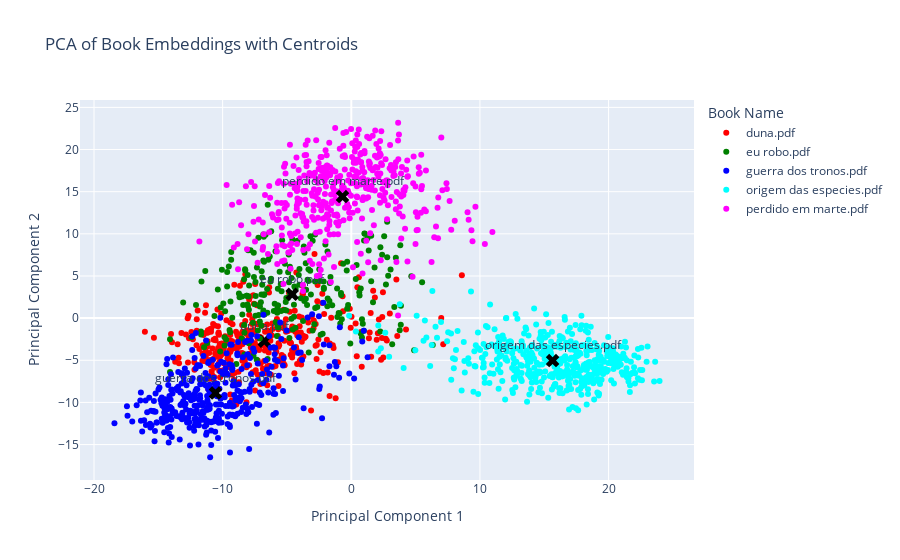

The cell this chart's notebook holds for it:
### Code cell
df,fig,centroids,scaler = embbed_and_plot(df  = pd.read_csv('book_chunks_dataset500.csv'))

### Figure 1 — Plotly figure (JSON) as saved in the notebook; plotly's stock layout.template omitted (floating-point values rounded to 4 significant figures; data arrays with more than 128 entries replaced by an {"elided": "..."} marker saying what was removed)
{"data": [{"marker": {"color": "red"}, "mode": "markers", "name": "duna.pdf", "text": {"elided": "355 str values"}, "type": "scatter", "x": {"elided": "355 float values"}, "y": {"elided": "355 float values"}}, {"marker": {"color": "black", "size": 12, "symbol": "x"}, "mode": "markers+text", "showlegend": false, "text": ["duna.pdf"], "textposition": "top center", "type": "scatter", "x": [-6.766], "y": [-2.735]}, {"marker": {"color": "green"}, "mode": "markers", "name": "eu robo.pdf", "text": {"elided": "232 str values"}, "type": "scatter", "x": {"elided": "232 float values"}, "y": {"elided": "232 float values"}}, {"marker": {"color": "black", "size": 12, "symbol": "x"}, "mode": "markers+text", "showlegend": false, "text": ["eu robo.pdf"], "textposition": "top center", "type": "scatter", "x": [-4.596], "y": [2.821]}, {"marker": {"color": "blue"}, "mode": "markers", "name": "guerra dos tronos.pdf", "text": {"elided": "372 str values"}, "type": "scatter", "x": {"elided": "372 float values"}, "y": {"elided": "372 float values"}}, {"marker": {"color": "black", "size": 12, "symbol": "x"}, "mode": "markers+text", "showlegend": false, "text": ["guerra dos tronos.pdf"], "textposition": "top center", "type": "scatter", "x": [-10.56], "y": [-8.883]}, {"marker": {"color": "yellow"}, "mode": "markers", "name": "harry potter.pdf", "text": [], "type": "scatter", "x": [], "y": []}, {"marker": {"color": "black", "size": 12, "symbol": "x"}, "mode": "markers+text", "showlegend": false, "text": ["harry potter.pdf"], "textposition": "top center", "type": "scatter", "x": [null], "y": [null]}, {"marker": {"color": "cyan"}, "mode": "markers", "name": "origem das especies.pdf", "text": {"elided": "493 str values"}, "type": "scatter", "x": {"elided": "493 float values"}, "y": {"elided": "493 float values"}}, {"marker": {"color": "black", "size": 12, "symbol": "x"}, "mode": "markers+text", "showlegend": false, "text": ["origem das especies.pdf"], "textposition": "top center", "type": "scatter", "x": [15.65], "y": [-5.036]}, {"marker": {"color": "magenta"}, "mode": "markers", "name": "perdido em marte.pdf", "text": {"elided": "426 str values"}, "type": "scatter", "x": {"elided": "426 float values"}, "y": {"elided": "426 float values"}}, {"marker": {"color": "black", "size": 12, "symbol": "x"}, "mode": "markers+text", "showlegend": false, "text": ["perdido em marte.pdf"], "textposition": "top center", "type": "scatter", "x": [-0.6834], "y": [14.42]}], "layout": {"legend": {"title": {"text": "Book Name"}}, "title": {"text": "PCA of Book Embeddings with Centroids"}, "xaxis": {"title": {"text": "Principal Component 1"}}, "yaxis": {"title": {"text": "Principal Component 2"}}}}
